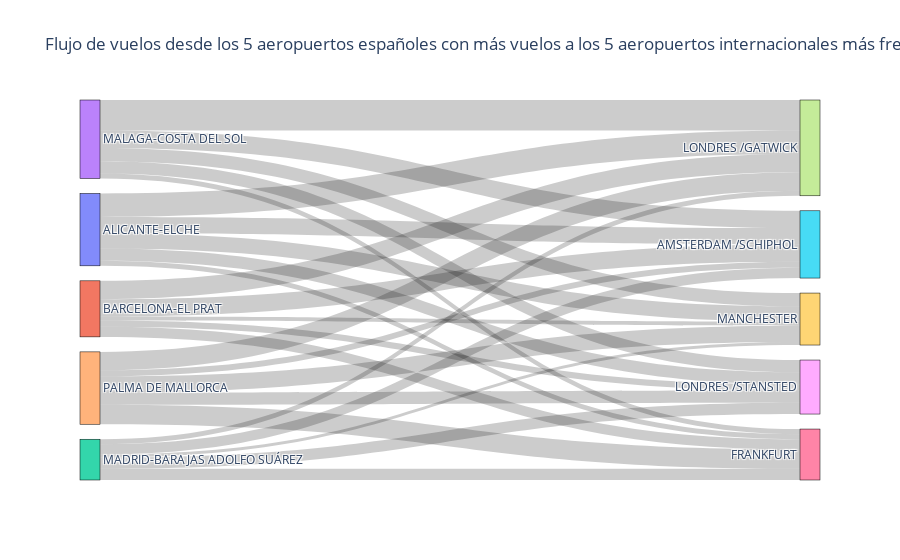

This figure's notebook cell:
### Code cell
# Top destinos
top_n = 5
df_exterior = df_vuelos_salida_limpio[~df_vuelos_salida_limpio['arr_airport_name'].isin(
    df_vuelos_salida_limpio['dep_airport_name'].unique())]

df_top = df_exterior[df_exterior['arr_airport_name'].isin(
    df_exterior['arr_airport_name'].value_counts().nlargest(top_n).index)]

# Agrupamos
# df_top['origen'] = 'España' # Eliminamos esta línea ya que queremos los aeropuertos de origen específicos
df_top['origen'] = df_top['dep_airport_name'] # Usamos la columna de aeropuerto de salida como origen

# Para obtener los aeropuertos de España con más vuelos de salida, primero contamos los vuelos por aeropuerto de salida en el DataFrame original (o en df_vuelos_salida_limpio)
top_origenes_esp = df_vuelos_salida_limpio['dep_airport_name'].value_counts().nlargest(top_n).index.tolist()

# Filtramos df_top para incluir solo los vuelos que salen de estos top aeropuertos de origen en España
df_top = df_top[df_top['origen'].isin(top_origenes_esp)]


df_grouped = df_top.groupby(['origen', 'arr_airport_name']).size().reset_index(name='count')

# Nodos
# Incluimos los aeropuertos de origen en los nodos
labels = list(pd.concat([df_grouped['origen'], df_grouped['arr_airport_name']]).unique())
label_indices = {label: idx for idx, label in enumerate(labels)}

# Links
source_indices = df_grouped['origen'].map(label_indices)
target_indices = df_grouped['arr_airport_name'].map(label_indices)
values = df_grouped['count']

# Sankey básico
fig = go.Figure(data=[go.Sankey(
    node=dict(
        pad=15,
        thickness=20,
        line=dict(color="black", width=0.5),
        label=labels # Usamos la lista de etiquetas que ahora incluye los aeropuertos de origen
    ),
    link=dict(
        source=source_indices,
        target=target_indices,
        value=values,
        label=[f"{src} → {tgt}: {val} vuelos"
               for src, tgt, val in zip(df_grouped['origen'], df_grouped['arr_airport_name'], values)]
    )
)])

# Título
fig.update_layout(title_text=f"Flujo de vuelos desde los {top_n} aeropuertos españoles con más vuelos a los {top_n} aeropuertos internacionales más frecuentes",
                  font_size=12)

# Mostrar
fig.show()

### Figure 1 — Plotly figure (JSON) as saved in the notebook; plotly's stock layout.template omitted (floating-point values rounded to 4 significant figures)
{"data": [{"link": {"label": ["ALICANTE-ELCHE → AMSTERDAM /SCHIPHOL: 16 vuelos", "ALICANTE-ELCHE → FRANKFURT: 5 vuelos", "ALICANTE-ELCHE → LONDRES /GATWICK: 23 vuelos", "ALICANTE-ELCHE → LONDRES /STANSTED: 12 vuelos", "ALICANTE-ELCHE → MANCHESTER: 15 vuelos", "BARCELONA-EL PRAT → AMSTERDAM /SCHIPHOL: 17 vuelos", "BARCELONA-EL PRAT → FRANKFURT: 10 vuelos", "BARCELONA-EL PRAT → LONDRES /GATWICK: 18 vuelos", "BARCELONA-EL PRAT → LONDRES /STANSTED: 6 vuelos", "BARCELONA-EL PRAT → MANCHESTER: 4 vuelos", "MADRID-BARAJAS ADOLFO SUÁREZ → AMSTERDAM /SCHIPHOL: 10 vuelos", "MADRID-BARAJAS ADOLFO SUÁREZ → FRANKFURT: 11 vuelos", "MADRID-BARAJAS ADOLFO SUÁREZ → LONDRES /GATWICK: 5 vuelos", "MADRID-BARAJAS ADOLFO SUÁREZ → LONDRES /STANSTED: 11 vuelos", "MADRID-BARAJAS ADOLFO SUÁREZ → MANCHESTER: 3 vuelos", "MALAGA-COSTA DEL SOL → AMSTERDAM /SCHIPHOL: 17 vuelos", "MALAGA-COSTA DEL SOL → FRANKFURT: 5 vuelos", "MALAGA-COSTA DEL SOL → LONDRES /GATWICK: 30 vuelos", "MALAGA-COSTA DEL SOL → LONDRES /STANSTED: 12 vuelos", "MALAGA-COSTA DEL SOL → MANCHESTER: 13 vuelos", "PALMA DE MALLORCA → AMSTERDAM /SCHIPHOL: 6 vuelos", "PALMA DE MALLORCA → FRANKFURT: 19 vuelos", "PALMA DE MALLORCA → LONDRES /GATWICK: 18 vuelos", "PALMA DE MALLORCA → LONDRES /STANSTED: 12 vuelos", "PALMA DE MALLORCA → MANCHESTER: 16 vuelos"], "source": [0, 0, 0, 0, 0, 1, 1, 1, 1, 1, 2, 2, 2, 2, 2, 3, 3, 3, 3, 3, 4, 4, 4, 4, 4], "target": [5, 6, 7, 8, 9, 5, 6, 7, 8, 9, 5, 6, 7, 8, 9, 5, 6, 7, 8, 9, 5, 6, 7, 8, 9], "value": [16, 5, 23, 12, 15, 17, 10, 18, 6, 4, 10, 11, 5, 11, 3, 17, 5, 30, 12, 13, 6, 19, 18, 12, 16]}, "node": {"label": ["ALICANTE-ELCHE", "BARCELONA-EL PRAT", "MADRID-BARAJAS ADOLFO SUÁREZ", "MALAGA-COSTA DEL SOL", "PALMA DE MALLORCA", "AMSTERDAM /SCHIPHOL", "FRANKFURT", "LONDRES /GATWICK", "LONDRES /STANSTED", "MANCHESTER"], "line": {"color": "black", "width": 0.5}, "pad": 15, "thickness": 20}, "type": "sankey"}], "layout": {"font": {"size": 12}, "title": {"text": "Flujo de vuelos desde los 5 aeropuertos españoles con más vuelos a los 5 aeropuertos internacionales más frecuentes"}}}
